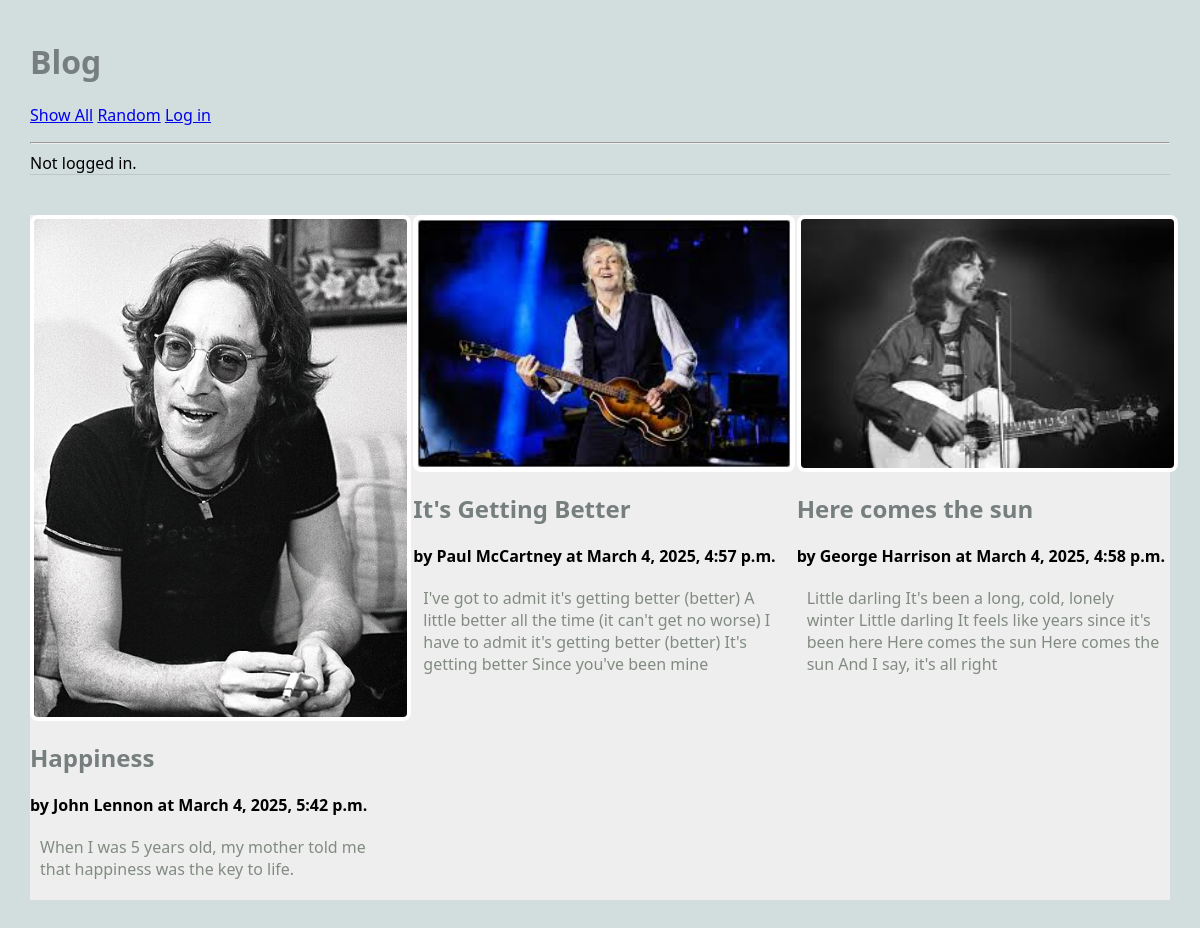
The app's page /blog/show_all, older data.
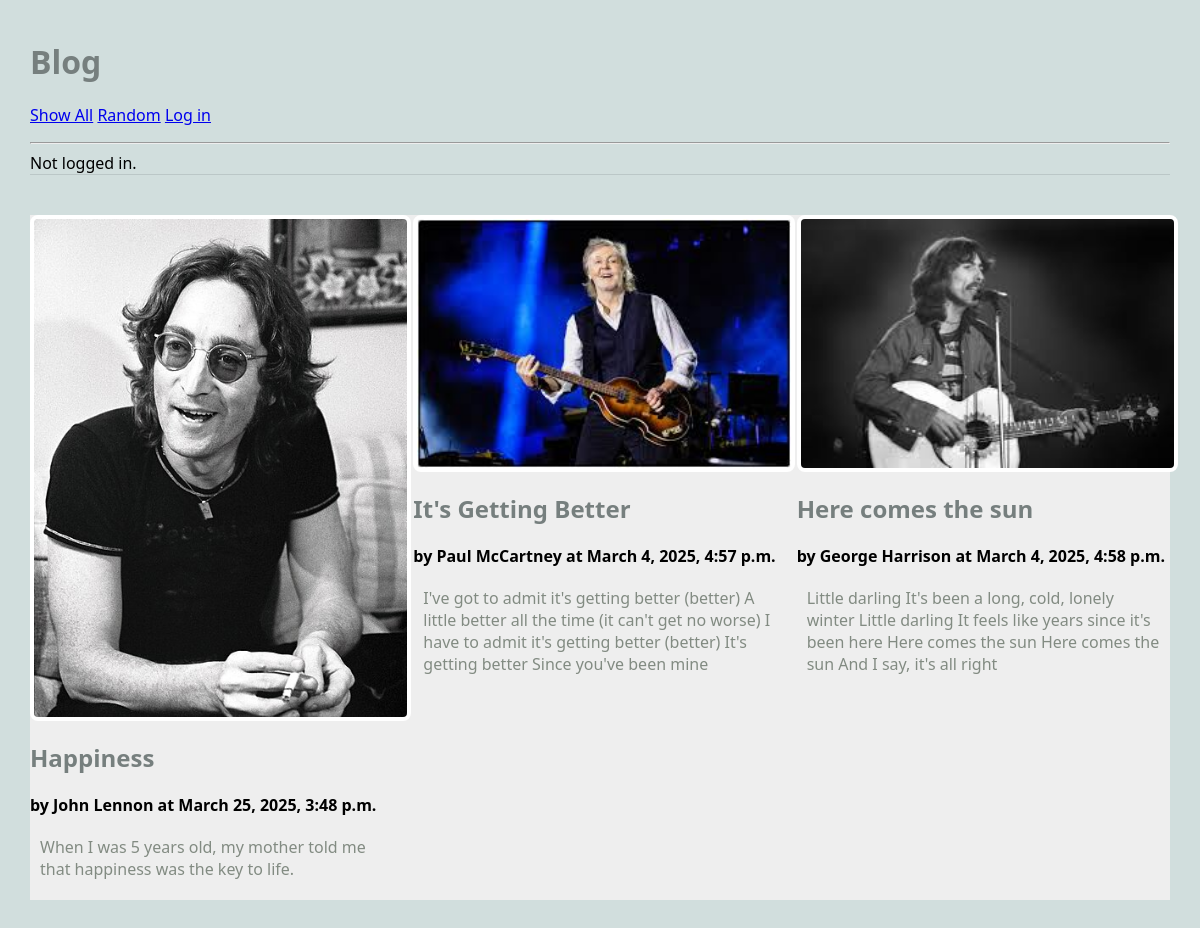
The same page, newer data.
### blog/models.py (models this page shows, shortened)
class Article(models.Model):
    title = models.TextField(blank=False)
    author = models.TextField(blank=False)
    text = models.TextField(blank=False)
    published = models.DateTimeField(auto_now=True)
    image_file = models.ImageField(blank=True) # an actual image
    user = models.ForeignKey(User, on_delete=models.CASCADE) ## NEW

### blog/views.py (the view)
# urls.py: path('show_all', ShowAllView.as_view(), name='show_all'),
class ShowAllView(ListView):
    model = Article # retrieve objects of type Article from the database
    template_name = 'blog/show_all.html'
    context_object_name = 'articles' # how to find the data in the template file
    def dispatch(self, request, *args, **kwargs):
        if request.user.is_authenticated:
            print(f'ShowAllView.dispatch(): request.user={request.user}')
        else:
            print(f'ShowAllView.dispatch(): not logged in.')
        return super().dispatch(request, *args, **kwargs)

### blog/templates/blog/show_all.html (shortened to what this page needs)
{% extends 'blog/base.html' %}
{% block content %}
<main class="grid-container">
    {% for a in articles %}
    <article>
        <a href="{% url 'article' a.pk %}">
        {% if a.image_file %}
        <img src="{{a.image_file.url}}" alt="">
        {% else %}
        No Image
        {% endif %}
        </a>
        <div>
            <h2>{{a.title}}</h2>
            <strong>by {{a.author}} at {{a.published}}</strong>
            <p>
            {{a.text}}
        </p>
        </div>
    </article>
    {% endfor %}
</main>
{% endblock %}

### blog/templates/blog/base.html (shortened to what this page needs)
{% load static %}
<html>
    <head>
        <link rel="stylesheet" href="{% static 'styles-blog.css' %}">
    </head>
    <body>
        <header>
            <h1>Blog</h1>
            <nav>
                <ul>
                    <li><a href="{% url 'show_all' %}">Show All</a></li>
                    <li><a href="{% url 'random' %}">Random</a></li>
                    {% if request.user.is_authenticated %}
                    <li><a href="{% url 'create_article' %}">Create</a></li>
                    <li>
                        <form method="post" action="{% url 'logout' %}" style="display:inline;">
                            {% csrf_token %}
                            <button type="submit" style="border:none; background:none; color:blue; cursor:pointer;">Log out</button>
                        </form>
                    </li>
                    {% else %}
                    <li><a href="{% url 'login' %}">Log in</a></li>
                    {% endif %}
                </ul>
                <hr>
                {% if request.user.is_authenticated %}
                Logged in user: {{ request.user }}.
                {% else %}
                Not logged in.
                {% endif %}
            </nav>
        </header>
    {% block content %}
    {% endblock %}
    </body>
</html>

### static/styles-blog.css (style rules this page uses)
body { margin: 30px; background: #d1dedd; font-family:'Segoe UI', Tahoma, Geneva, Verdana, sans-serif; }
ul, li { padding: 0px; list-style-type: none; }
h1, h2, h3 { color: #767f7e; }
p { color: #828b82; }
header { max-width: 1200px; margin: 40px auto; border-bottom: 1px solid #bbc7c7; }
.grid-container { background: #eee; max-width: 900px; display: grid; grid-template-columns: repeat(3, 1fr); grid-gap: 10px; max-width: 1200px; margin: 20px auto; }
article img, article.featured img { width: 100%; border: 4px solid #fff; border-radius: 8px; }
article p, article h3 { margin: 20px 10px; }
nav li { display: inline; }

Row changes from the older to the newer data that the page shows:
changed Article "Happiness": published "March 4, 2025, 5:42 p.m." → "March 25, 2025, 3:48 p.m."
